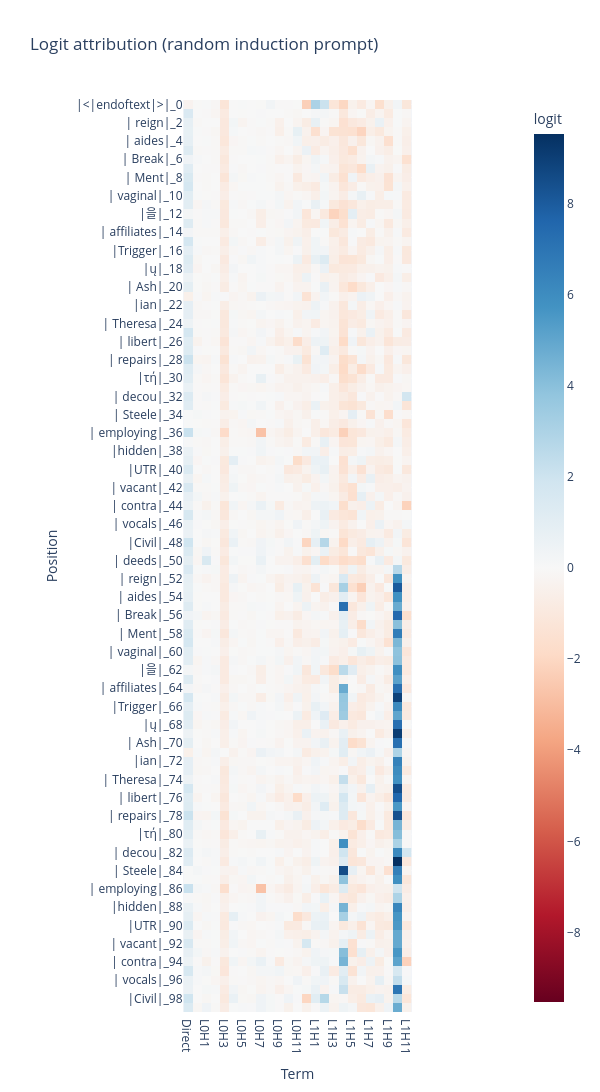

Notebook cell for this chart:
### Markdown cell above
### Exercise - interpret logit attribution for the induction heads

> ```yaml
> Difficulty: 🔴🔴🔴⚪⚪
> Importance: 🔵🔵🔵🔵⚪
>
> You shouldn't spend more than 10-15 minutes on this exercise.
> ```

*This exercise just involves calling `logit_attribution` and `plot_logit_attribution` with appropriate arguments - the important part is interpreting the results. Please do look at the solutions if you're stuck on the code; this part isn't important.*

Perform logit attribution for your attention-only model `model`, on the `rep_cache`. What do you expect to see?

<!-- Remember, you'll need to split the sequence in two, with one overlapping token (since predicting the next token involves removing the final token with no label) - your `logit_attr` should both have shape `[seq_len, 2*n_heads + 1]` (ie `[50, 25]` here). -->
<!--
<details>
<summary>Note - the first plot will be pretty meaningless. Can you see why?</summary>

Because the first plot shows the logit attribution for the first half of the sequence, i.e. the first occurrence of each of the tokens. Since there is no structure to this sequence (it is purely random), there is no reason to expect the heads to be doing meaningful computation. The structure lies in the second half of the sequence, when the tokens are repeated, and the heads with high logit attributions will be the ones that can perform induction.
</details> -->

### Code cell
# YOUR CODE HERE - plot logit attribution for the induction sequence (i.e. using `rep_tokens` and
# `rep_cache`), and interpret the results.

embed = rep_cache["embed"]
l1_results = rep_cache["result", 0]
l2_results = rep_cache["result", 1]
logit_attr = logit_attribution(embed, l1_results, l2_results, model.W_U, rep_tokens.squeeze())

plot_logit_attribution(model, logit_attr, rep_tokens, title="Logit attribution (random induction prompt)")

### Figure 1 — Plotly figure (JSON) as saved in the notebook; plotly's stock layout.template omitted (floating-point values rounded to 4 significant figures; data arrays with more than 128 entries replaced by an {"elided": "..."} marker saying what was removed)
{"data": [{"coloraxis": "coloraxis", "hovertemplate": "Term: %{x}<br>Position: %{y}<br>logit: %{z}<extra></extra>", "name": "0", "type": "heatmap", "x": ["Direct", "L0H0", "L0H1", "L0H2", "L0H3", "L0H4", "L0H5", "L0H6", "L0H7", "L0H8", "L0H9", "L0H10", "L0H11", "L1H0", "L1H1", "L1H2", "L1H3", "L1H4", "L1H5", "L1H6", "L1H7", "L1H8", "L1H9", "L1H10", "L1H11"], "xaxis": "x", "y": ["|<|endoftext|>|_0", "|anguage|_1", "| reign|_2", "|ای|_3", "| aides|_4", "| freight|_5", "| Break|_6", "| compete|_7", "| Ment|_8", "|··|_9", "| vaginal|_10", "| burn|_11", "|을|_12", "|Connell|_13", "| affiliates|_14", "|Back|_15", "|Trigger|_16", "| blade|_17", "|ų|_18", "| emotion|_19", "| Ash|_20", "| rupture|_21", "|ian|_22", "| pickup|_23", "| Theresa|_24", "| creepy|_25", "| libert|_26", "|uclidean|_27", "| repairs|_28", "|ylvan|_29", "|τή|_30", "| playwright|_31", "| decou|_32", "| deliver|_33", "| Steele|_34", "|70|_35", "| employing|_36", "|idopsis|_37", "|hidden|_38", "| Ren|_39", "|UTR|_40", "| morale|_41", "| vacant|_42", "| _(|_43", "| contra|_44", "|ィ|_45", "| vocals|_46", "| reduces|_47", "|Civil|_48", "|ussion|_49", "| deeds|_50", "|anguage|_51", "| reign|_52", "|ای|_53", "| aides|_54", "| freight|_55", "| Break|_56", "| compete|_57", "| Ment|_58", "|··|_59", "| vaginal|_60", "| burn|_61", "|을|_62", "|Connell|_63", "| affiliates|_64", "|Back|_65", "|Trigger|_66", "| blade|_67", "|ų|_68", "| emotion|_69", "| Ash|_70", "| rupture|_71", "|ian|_72", "| pickup|_73", "| Theresa|_74", "| creepy|_75", "| libert|_76", "|uclidean|_77", "| repairs|_78", "|ylvan|_79", "|τή|_80", "| playwright|_81", "| decou|_82", "| deliver|_83", "| Steele|_84", "|70|_85", "| employing|_86", "|idopsis|_87", "|hidden|_88", "| Ren|_89", "|UTR|_90", "| morale|_91", "| vacant|_92", "| _(|_93", "| contra|_94", "|ィ|_95", "| vocals|_96", "| reduces|_97", "|Civil|_98", "|ussion|_99"], "yaxis": "y", "z": {"elided": "100x25 float values"}}], "layout": {"coloraxis": {"autocolorscale": false, "cmid": 0, "colorbar": {"title": {"text": "logit"}}, "colorscale": [[0, "rgb(103,0,31)"], [0.1, "rgb(178,24,43)"], [0.2, "rgb(214,96,77)"], [0.3, "rgb(244,165,130)"], [0.4, "rgb(253,219,199)"], [0.5, "rgb(247,247,247)"], [0.6, "rgb(209,229,240)"], [0.7, "rgb(146,197,222)"], [0.8, "rgb(67,147,195)"], [0.9, "rgb(33,102,172)"], [1, "rgb(5,48,97)"]]}, "height": 1630, "title": {"text": "Logit attribution (random induction prompt)"}, "width": 600, "xaxis": {"anchor": "y", "constrain": "domain", "domain": [0, 1], "scaleanchor": "y", "title": {"text": "Term"}}, "yaxis": {"anchor": "x", "autorange": "reversed", "constrain": "domain", "domain": [0, 1], "title": {"text": "Position"}}}}
